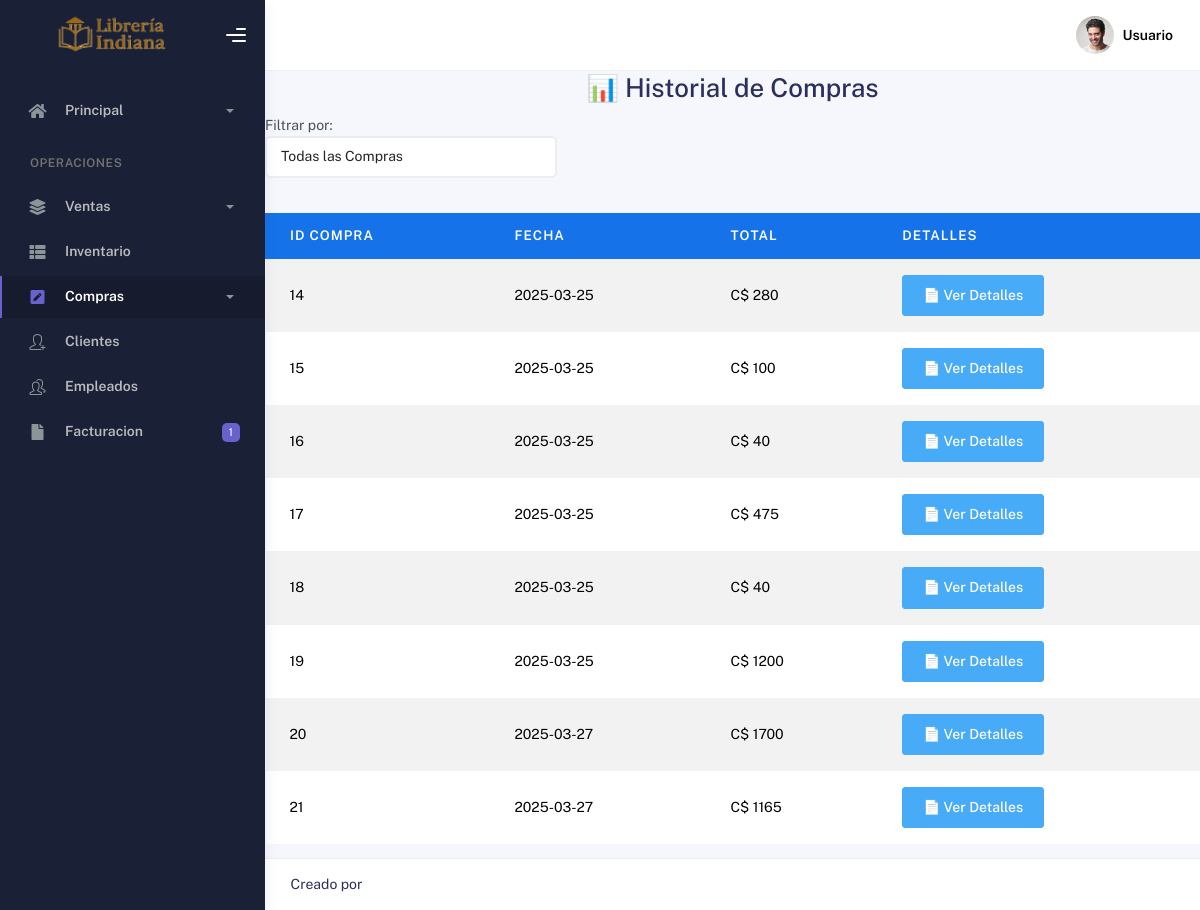
Before: /historial_compras with the older database file.
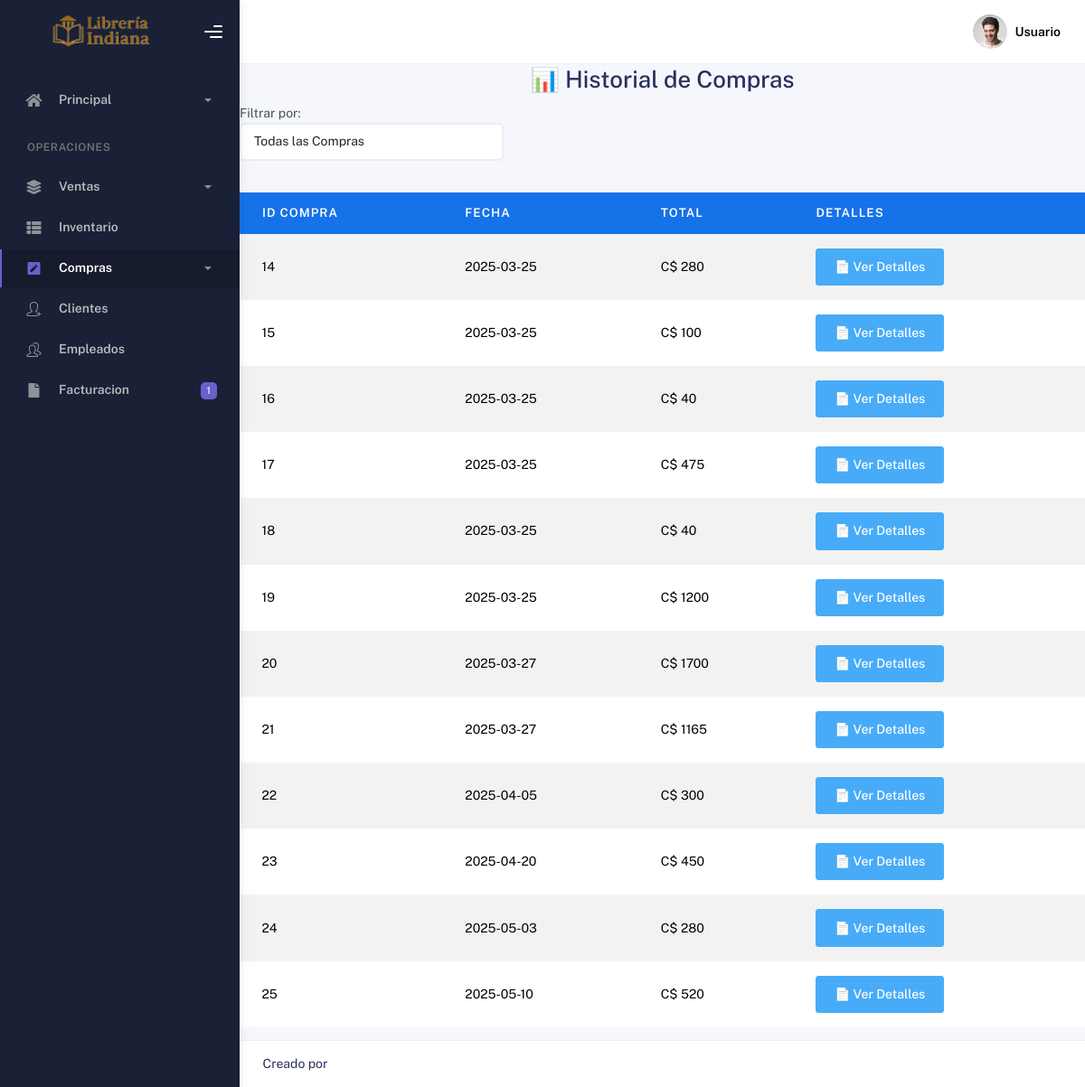
After: the same page with the newer database file.
### tables this page shows
CREATE TABLE Compra (
    IDCompra INTEGER PRIMARY KEY AUTOINCREMENT,
    Fecha DATETIME,
    Total DECIMAL NOT NULL
);

### app/blueprints/compras/routes.py (the view)
@compras_bp.route("/historial_compras")
def historial_compras():
    conexion = get_db_connection()
    cursor = conexion.cursor()
    cursor.execute("SELECT IDCompra, Fecha, Total FROM Compra")
    compras = [
        {"id": row[0], "fecha": row[1], "total": row[2]}
        for row in cursor.fetchall()
    ]
    conexion.close()
    return render_template("compras/historial_compras.html", compras=compras)

### app/utils/db.py (called while the page is built)
def get_db_connection():
    conn = sqlite3.connect(current_app.config['DATABASE_PATH'])
    conn.row_factory = sqlite3.Row
    return conn

### app/blueprints/compras/templates/compras/historial_compras.html (shortened to what this page needs)
{% extends "layout.html" %}
{% block main %}
<h2 class="text-center">📊 Historial de Compras</h2>
<div class="row mb-3">
    <div class="col-md-4">
        <label for="filtro-compras">Filtrar por:</label>
        <select id="filtro-compras" class="form-control">
            <option value="todas">Todas las Compras</option>
        </select>
    </div>
</div>
<div class="table-responsive">
    <table class="table table-striped table-head-bg-primary mt-4">
        <thead>
            <tr>
                <th>ID Compra</th>
                <th>Fecha</th>
                <th>Total</th>
                <th>Detalles</th>
            </tr>
        </thead>
        <tbody id="tabla-compra">
            {% for compra in compras %}
            <tr>
                <td>{{ compra.id }}</td>
                <td>{{ compra.fecha }}</td>
                <td>C$ {{ compra.total | round(2) }}</td>
                <td>
                    <button class="btn btn-info ver-detalle" data-id="{{ compra.id }}">
                        📄 Ver Detalles
                    </button>
                </td>
            </tr>
            {% endfor %}
        </tbody>
    </table>
</div>
{% endblock %}

### app/templates/layout.html (shortened to what this page needs)
<!DOCTYPE html>
<html lang="en">
  <head>
    <link href="https://cdn.jsdelivr.net/npm/@mdi/font@6.5.95/css/materialdesignicons.min.css" rel="stylesheet">
    <link rel="stylesheet" href="{{ url_for('static', filename='css/bootstrap.min.css') }}" />
    <link rel="stylesheet" href="{{ url_for('static', filename='css/plugins.min.css') }}" />
    <link rel="stylesheet" href="{{ url_for('static', filename='css/kaiadmin.min.css') }}" />
    <link href="https://cdn.jsdelivr.net/npm/bootstrap-icons@1.11.1/font/bootstrap-icons.css" rel="stylesheet">
    <link rel="stylesheet" href="{{ url_for('static', filename='css/demo.css') }}" />
  </head>
  <body>
    <div class="wrapper">
      {% set current_path = request.path %}
      <div class="sidebar" data-background-color="dark">
        <div class="sidebar-logo">
          <div class="logo-header" data-background-color="dark">
            <a href="{{ url_for('dashboard.index') }}" class="logo">
              <img
                src="{{ url_for('static', filename='img/logo_libreria.png') }}"
                alt="navbar brand"
                class="navbar-brand"
                height="20"
              />
            </a>
            <div class="nav-toggle">
              <button class="btn btn-toggle toggle-sidebar">
                <i class="gg-menu-right"></i>
              </button>
            </div>
          </div>
        </div>
        <div class="sidebar-wrapper scrollbar scrollbar-inner">
          <div class="sidebar-content">
            <ul class="nav nav-secondary">
              <li class="nav-item {% if current_path == url_for('dashboard.index') %}active{% endif %}">
                <a
                  data-bs-toggle="collapse"
                  href="{{ url_for('dashboard.index') }}"
                  class="collapsed"
                  aria-expanded="false"
                >
                  <i class="fas fa-home"></i>
                  <p>Principal</p>
                  <span class="caret"></span>
                </a>
              </li>
              <li class="nav-section">
                <h4 class="text-section">Operaciones</h4>
              </li>
              <li class="nav-item {% if current_path in [url_for('ventas.catalogo'), url_for('ventas.historial'), url_for('ventas.reporte')] %}active{% endif %}">
                <a data-bs-toggle="collapse" href="#base">
                  <i class="fas fa-layer-group"></i>
                  <p>Ventas</p>
                  <span class="caret"></span>
                </a>
              </li>
              <li class="nav-item {% if current_path == url_for('inventario.mostrar_stock') %}active{% endif %}">
                <a href="{{ url_for('inventario.mostrar_stock') }}">
                  <i class="fas fa-th-list"></i>
                  <p>Inventario</p>
                </a>
              </li>
              <li class="nav-item {% if current_path in [url_for('compras.realizar_compras'), url_for('compras.historial_compras')] %}active{% endif %}">
                <a data-bs-toggle="collapse" href="#forms">
                  <i class="fas fa-pen-square"></i>
                  <p>Compras</p>
                  <span class="caret"></span>
                </a>
              </li>
              <li class="nav-item">
                <a href="#tables">
                  <i class="icon-user-follow"></i>
                  <p>Clientes</p>
                </a>
              </li>
              <li class="nav-item {% if current_path == url_for('admin.employees') %}active{% endif %}">
                <a href="{{ url_for('admin.employees') }}">
                  <i class="icon-people"></i>
                  <p>Empleados</p>
                </a>
              </li>
              <li class="nav-item">
                <a href="#facturacion">
                  <i class="fas fa-file"></i>
                  <p>Facturacion</p>
                  <span class="badge badge-secondary">1</span>
                </a>
              </li>
            </ul>
          </div>
        </div>
      </div>
      <div class="main-panel">
        <div class="main-header">
          <nav
            class="navbar navbar-header navbar-header-transparent navbar-expand-lg border-bottom"
          >
            <div class="container-fluid">
              <ul class="navbar-nav topbar-nav ms-md-auto align-items-center">
                <li class="nav-item topbar-user dropdown hidden-caret">
                  <a
                    class="dropdown-toggle profile-pic"
                    data-bs-toggle="dropdown"
                    href="#"
                    aria-expanded="false"
                  >
                    <div class="avatar-sm">
                      <img
                        src="{{ url_for('static', filename='img/profile.jpg') }}"
                        alt="..."
                        class="avatar-img rounded-circle"
                      />
                    </div>
                    <span class="profile-username">
                      <span class="fw-bold">{{ session.get('username', 'Usuario') }}</span>
                    </span>
                  </a>
                </li>
              </ul>
            </div>
          </nav>
        </div>
        <div class="container">
            {% block main %} {% endblock %}
        </div>
        <footer class="footer">
          <div class="container-fluid d-flex justify-content-between">
            <div>
              Creado por
            </div>
          </div>
        </footer>
      </div>
    </div>
  </body>
</html>

### app/templates/layout.html (style rules this page uses)
.navbar-brand { width: 180px; height: 100%; object-fit: contain; }

Changed rows visible on the page:
added Compra: id "22", fecha "2025-04-05", total "300"
added Compra: id "23", fecha "2025-04-20", total "450"
added Compra: id "24", fecha "2025-05-03", total "280"
added Compra: id "25", fecha "2025-05-10", total "520"
